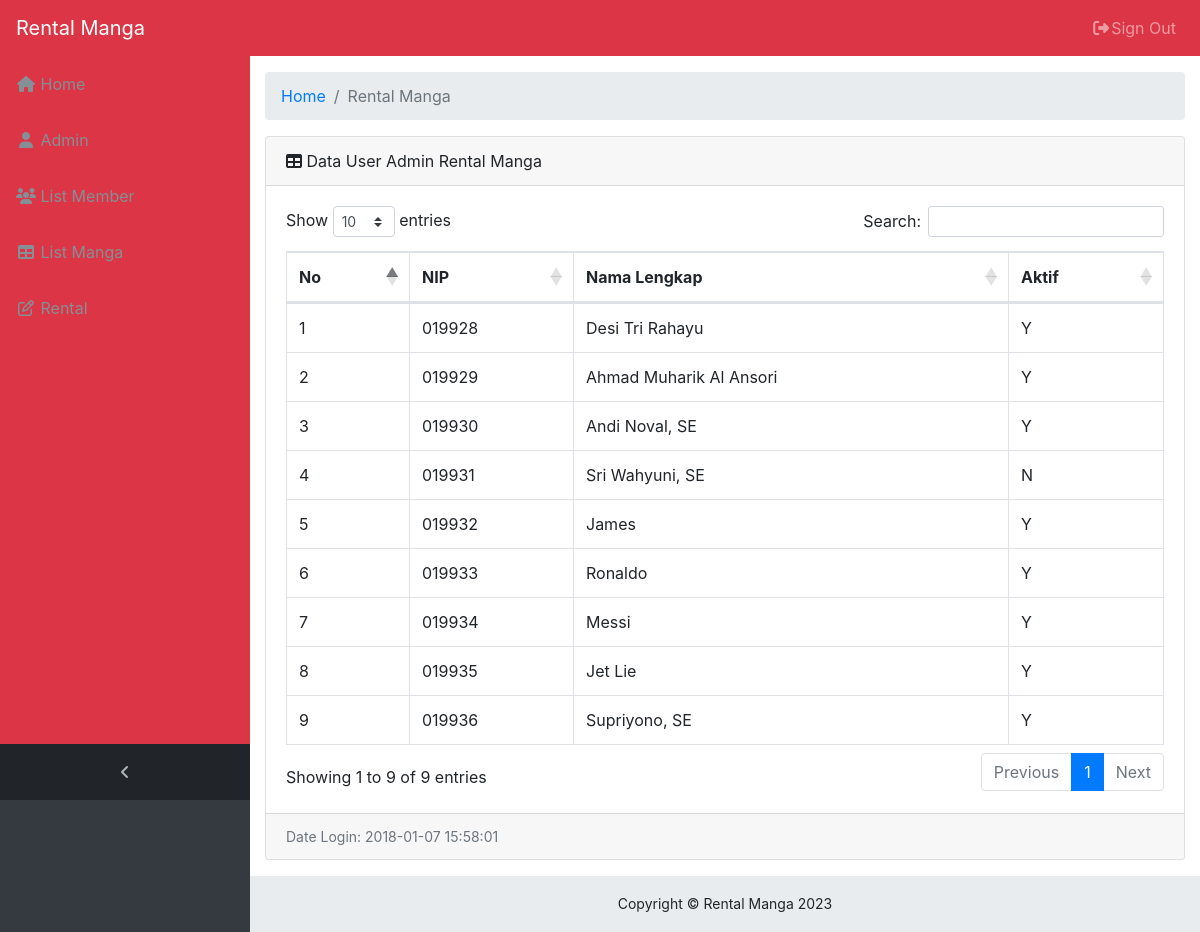
/master.php?page=user (signed in), run on the app's committed database.
### tables this page shows
CREATE TABLE IF NOT EXISTS `tuser` (
  `IdUser` int(11) NOT NULL AUTO_INCREMENT,
  `NIP` varchar(6) NOT NULL,
  `NamaLengkap` varchar(100) NOT NULL,
  `Alamat` text NOT NULL,
  `Telepon` varchar(20) NOT NULL,
  `CellPhone` varchar(20) NOT NULL,
  `Agama` varchar(20) NOT NULL,
  `Email` varchar(100) NOT NULL,
  `Aktif` char(1) NOT NULL,
  `Username` varchar(32) NOT NULL,
  `Password` varchar(32) NOT NULL,
  `IdPendidikanTerakhir` int(11) NOT NULL,
  `LastLogin` datetime NOT NULL,
  `LastUpdateDate` datetime NOT NULL,
  `LastUpdateUser` int(11) NOT NULL,
  `CreatedDate` datetime NOT NULL,
  `CreatedUser` int(11) NOT NULL,
  PRIMARY KEY (`IdUser`)
);

### page/user/user.php (the view, shortened to what this page needs)
<?php
switch (@$_GET['act']) {
  default:
    ?>
    <div class="card mb-3">
      <div class="card-header">
        <i class="fa fa-table"></i> Data User Admin Rental Manga
      </div>
      <div class="card-body">
        <div class="table-responsive">
          <table class="table table-bordered" id="dataTable" width="100%" cellspacing="0">
            <thead>
              <tr>
                <th>No</th>
                <th>NIP</th>
                <th>Nama Lengkap</th>
                <th>Aktif</th>
              </tr>
            </thead>
            <tbody>
              <?php
              $no = 1;
              $sql = mysqli_query($link, "SELECT * FROM tuser");
              while ($data = mysqli_fetch_array($sql)) {
                ?>
                <tr>
                  <td>
                    <?php echo $no++; ?>
                  </td>
                  <td>
                    <?php echo $data['NIP']; ?>
                  </td>
                  <td>
                    <?php echo $data['NamaLengkap']; ?>
                  </td>
                  <td>
                    <?php echo $data['Aktif']; ?>
                  </td>
                </tr>
              <?php } ?>
            </tbody>
          </table>
        </div>
      </div>
      <?php
      $data = mysqli_fetch_array(mysqli_query($link, "SELECT * FROM tuser WHERE IdUser = '$_SESSION[IdUser]'"));
      ?>
      <div class="card-footer small text-muted"> Date Login:
        <?php echo $data['LastLogin']; ?>
      </div>
    </div>
    <?php
    break;
?>
<?php
}
?>

### css/sb-admin.css (style rules this page uses)
html { position: relative; min-height: 100%; }
body { overflow-x: hidden; }
body.sticky-footer { margin-bottom: 56px; }
body.fixed-nav { padding-top: 56px; }

### data on the page
tuser: NIP "019928", NamaLengkap "Desi Tri Rahayu", Aktif "Y", LastLogin "2018-01-07 15:58:01"
tuser: NIP "019929", NamaLengkap "Ahmad Muharik Al Ansori", Aktif "Y"
tuser: NIP "019930", NamaLengkap "Andi Noval, SE", Aktif "Y"
tuser: NIP "019931", NamaLengkap "Sri Wahyuni, SE", Aktif "N"
tuser: NIP "019932", NamaLengkap "James", Aktif "Y"
tuser: NIP "019933", NamaLengkap "Ronaldo", Aktif "Y"
tuser: NIP "019934", NamaLengkap "Messi", Aktif "Y"
tuser: NIP "019935", NamaLengkap "Jet Lie", Aktif "Y"
tuser: NIP "019936", NamaLengkap "Supriyono, SE", Aktif "Y"
